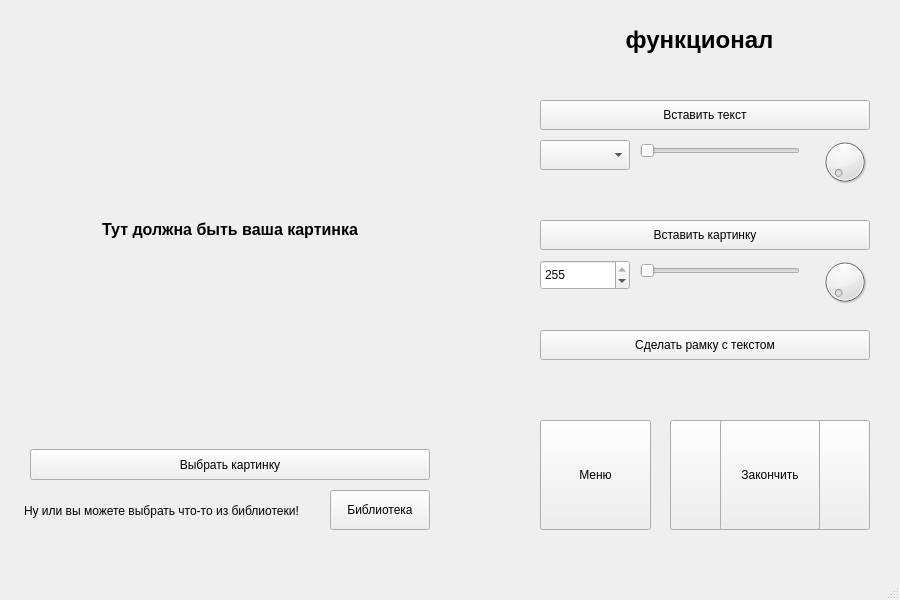
<?xml version="1.0" encoding="UTF-8"?>
<ui version="4.0">
 <class>MainWindow</class>
 <widget class="QMainWindow" name="MainWindow">
  <property name="geometry">
   <rect>
    <x>0</x>
    <y>0</y>
    <width>900</width>
    <height>600</height>
   </rect>
  </property>
  <property name="minimumSize">
   <size>
    <width>900</width>
    <height>600</height>
   </size>
  </property>
  <property name="maximumSize">
   <size>
    <width>900</width>
    <height>600</height>
   </size>
  </property>
  <property name="windowTitle">
   <string>memcreator</string>
  </property>
  <widget class="QWidget" name="centralwidget">
   <widget class="QPushButton" name="kartinka">
    <property name="geometry">
     <rect>
      <x>30</x>
      <y>449</y>
      <width>400</width>
      <height>31</height>
     </rect>
    </property>
    <property name="text">
     <string>Выбрать картинку</string>
    </property>
   </widget>
   <widget class="QLabel" name="label">
    <property name="geometry">
     <rect>
      <x>30</x>
      <y>30</y>
      <width>400</width>
      <height>400</height>
     </rect>
    </property>
    <property name="text">
     <string>&lt;html&gt;&lt;head/&gt;&lt;body&gt;&lt;p align=&quot;center&quot;&gt;&lt;span style=&quot; font-size:12pt; font-weight:600;&quot;&gt;Тут должна быть ваша картинка&lt;/span&gt;&lt;/p&gt;&lt;/body&gt;&lt;/html&gt;</string>
    </property>
   </widget>
   <widget class="QPushButton" name="bibl">
    <property name="geometry">
     <rect>
      <x>330</x>
      <y>490</y>
      <width>100</width>
      <height>40</height>
     </rect>
    </property>
    <property name="text">
     <string>Библиотека</string>
    </property>
   </widget>
   <widget class="QLabel" name="label_2">
    <property name="geometry">
     <rect>
      <x>24</x>
      <y>500</y>
      <width>301</width>
      <height>21</height>
     </rect>
    </property>
    <property name="text">
     <string>Ну или вы можете выбрать что-то из библиотеки!</string>
    </property>
   </widget>
   <widget class="QLabel" name="label_3">
    <property name="geometry">
     <rect>
      <x>560</x>
      <y>10</y>
      <width>279</width>
      <height>61</height>
     </rect>
    </property>
    <property name="text">
     <string>&lt;html&gt;&lt;head/&gt;&lt;body&gt;&lt;p align=&quot;center&quot;&gt;&lt;span style=&quot; font-size:18pt; font-weight:600;&quot;&gt;функционал&lt;/span&gt;&lt;/p&gt;&lt;/body&gt;&lt;/html&gt;</string>
    </property>
   </widget>
   <widget class="QPushButton" name="sohranit">
    <property name="geometry">
     <rect>
      <x>670</x>
      <y>420</y>
      <width>200</width>
      <height>110</height>
     </rect>
    </property>
    <property name="text">
     <string>Сохранить мем</string>
    </property>
   </widget>
   <widget class="QPushButton" name="flag_ok">
    <property name="geometry">
     <rect>
      <x>720</x>
      <y>420</y>
      <width>100</width>
      <height>110</height>
     </rect>
    </property>
    <property name="text">
     <string>Закончить</string>
    </property>
   </widget>
   <widget class="QSlider" name="razmer_2">
    <property name="geometry">
     <rect>
      <x>640</x>
      <y>260</y>
      <width>160</width>
      <height>22</height>
     </rect>
    </property>
    <property name="orientation">
     <enum>Qt::Horizontal</enum>
    </property>
   </widget>
   <widget class="QSlider" name="razmer">
    <property name="geometry">
     <rect>
      <x>640</x>
      <y>140</y>
      <width>160</width>
      <height>22</height>
     </rect>
    </property>
    <property name="orientation">
     <enum>Qt::Horizontal</enum>
    </property>
   </widget>
   <widget class="QSpinBox" name="prozrach">
    <property name="geometry">
     <rect>
      <x>540</x>
      <y>260</y>
      <width>90</width>
      <height>30</height>
     </rect>
    </property>
    <property name="suffix">
     <string/>
    </property>
    <property name="minimum">
     <number>0</number>
    </property>
    <property name="maximum">
     <number>255</number>
    </property>
    <property name="singleStep">
     <number>15</number>
    </property>
    <property name="stepType">
     <enum>QAbstractSpinBox::DefaultStepType</enum>
    </property>
    <property name="value">
     <number>255</number>
    </property>
   </widget>
   <widget class="QPushButton" name="menu">
    <property name="geometry">
     <rect>
      <x>540</x>
      <y>420</y>
      <width>111</width>
      <height>110</height>
     </rect>
    </property>
    <property name="text">
     <string>Меню</string>
    </property>
   </widget>
   <widget class="QPushButton" name="vst_pic">
    <property name="geometry">
     <rect>
      <x>540</x>
      <y>220</y>
      <width>330</width>
      <height>30</height>
     </rect>
    </property>
    <property name="text">
     <string>Вставить картинку</string>
    </property>
   </widget>
   <widget class="QPushButton" name="ramka">
    <property name="geometry">
     <rect>
      <x>540</x>
      <y>330</y>
      <width>330</width>
      <height>30</height>
     </rect>
    </property>
    <property name="text">
     <string>Сделать рамку с текстом</string>
    </property>
   </widget>
   <widget class="QPushButton" name="vst_text">
    <property name="geometry">
     <rect>
      <x>540</x>
      <y>100</y>
      <width>330</width>
      <height>30</height>
     </rect>
    </property>
    <property name="text">
     <string>Вставить текст</string>
    </property>
   </widget>
   <widget class="QComboBox" name="shrift">
    <property name="geometry">
     <rect>
      <x>540</x>
      <y>140</y>
      <width>90</width>
      <height>30</height>
     </rect>
    </property>
   </widget>
   <widget class="QDial" name="gradus">
    <property name="geometry">
     <rect>
      <x>820</x>
      <y>250</y>
      <width>50</width>
      <height>64</height>
     </rect>
    </property>
    <property name="minimum">
     <number>0</number>
    </property>
    <property name="maximum">
     <number>360</number>
    </property>
    <property name="singleStep">
     <number>1</number>
    </property>
    <property name="orientation">
     <enum>Qt::Horizontal</enum>
    </property>
   </widget>
   <widget class="QDial" name="gradus_2">
    <property name="geometry">
     <rect>
      <x>820</x>
      <y>130</y>
      <width>50</width>
      <height>64</height>
     </rect>
    </property>
    <property name="maximum">
     <number>360</number>
    </property>
   </widget>
  </widget>
  <widget class="QMenuBar" name="menubar">
   <property name="geometry">
    <rect>
     <x>0</x>
     <y>0</y>
     <width>900</width>
     <height>26</height>
    </rect>
   </property>
  </widget>
  <widget class="QStatusBar" name="statusbar"/>
 </widget>
 <resources/>
 <connections/>
</ui>
